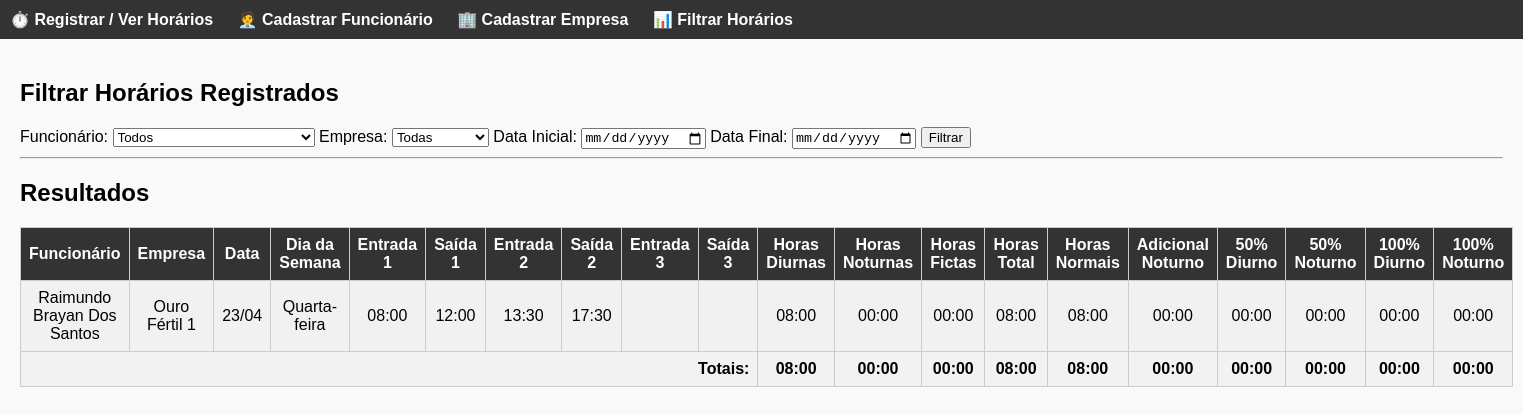
The app's page /lista-registros?funcionario_id=1 with its own data.
### models.py (models this page shows)
class Ponto(db.Model):
    id = db.Column(db.Integer, primary_key=True)
    funcionario_id = db.Column(db.Integer, db.ForeignKey('funcionario.id'), nullable=False)
    empresa_id = db.Column(db.Integer, db.ForeignKey('empresa.id'), nullable=False)
    data = db.Column(db.String(10), nullable=False)
    entrada1 = db.Column(db.String(5))
    saida1 = db.Column(db.String(5))
    entrada2 = db.Column(db.String(5))
    saida2 = db.Column(db.String(5))
    entrada3 = db.Column(db.String(5))
    saida3 = db.Column(db.String(5))
    funcionario = db.relationship('Funcionario', backref=db.backref('pontos', lazy=True))
    empresa = db.relationship('Empresa', backref=db.backref('pontos', lazy=True))

class Funcionario(db.Model):
    id = db.Column(db.Integer, primary_key=True)
    nome = db.Column(db.String(100), nullable=False)

class Empresa(db.Model):
    id = db.Column(db.Integer, primary_key=True)
    nome = db.Column(db.String(100), nullable=False)
    vale_alimentacao = db.Column(db.Float, nullable=False)

### app.py (the view, shortened to what this page needs)
@app.route("/lista-registros", methods=["GET"])
def lista_registros():
    funcionarios = Funcionario.query.order_by(Funcionario.nome.asc()).all()
    empresas = Empresa.query.order_by(Empresa.nome.asc()).all()
    query = Ponto.query
    funcionario_id = request.args.get("funcionario_id")
    empresa_id = request.args.get("empresa_id")
    data_ini = request.args.get("data_ini")
    data_fim = request.args.get("data_fim")
    if funcionario_id:
        query = query.filter_by(funcionario_id=funcionario_id)
    if empresa_id:
        query = query.filter_by(empresa_id=empresa_id)
    if data_ini:
        query = query.filter(Ponto.data >= data_ini)
    if data_fim:
        query = query.filter(Ponto.data <= data_fim)
    pontos = query.order_by(Ponto.data.asc()).all()
    INIDIA = time(5, 0)
    FIMDIA = time(22, 0)
    ININOT = time(22, 0)
    FIMNOT = time(5, 0)
    def to_time(valor):
        if isinstance(valor, str):
            return datetime.strptime(valor, "%H:%M").time()
        return valor
    for ponto in pontos:
        if isinstance(ponto.data, str):
            ponto.data_obj = datetime.strptime(ponto.data, "%Y-%m-%d")
        else:
            ponto.data_obj = ponto.data
        ponto.horas_diurnas = timedelta()
        ponto.horas_diurnas_reais = timedelta()
        ponto.horas_noturnas_reais = timedelta()
        ponto.horas_noturnas = timedelta()
        ponto.horas_adicional = timedelta()
        ponto.horas_adicional_ficta = timedelta()
        ponto.horas_fictas = timedelta()
        ponto.horas_total = timedelta()
        ponto.extra_50_diurno = timedelta()
        ponto.extra_50_noturno_reais = timedelta()
        ponto.extra_100_diurno = timedelta()
        ponto.extra_100_noturno = timedelta()
        ponto.horas_normais = timedelta(hours=8)
        if ponto.data_obj.weekday() == 5:
           ponto.horas_normais = timedelta(hours=4)
        turnos = [(ponto.entrada1, ponto.saida1), (ponto.entrada2, ponto.saida2), (ponto.entrada3, ponto.saida3)]
        minutos_marcados = []
        for entrada, saida in turnos:
            if entrada and saida:
                entrada = to_time(entrada)
                saida = to_time(saida)
                entrada_dt = datetime.combine(ponto.data_obj, entrada)
                saida_dt = datetime.combine(ponto.data_obj, saida)
                if saida < entrada:
                    saida_dt += timedelta(days=1)
                atual = entrada_dt
                while atual < saida_dt:
                    minutos_marcados.append(atual)
                    atual += timedelta(minutes=1)
        for minuto in minutos_marcados:
            hora = minuto.time()
            tipo = "diurna"
            if hora >= ININOT or hora < FIMNOT:
                tipo = "noturna"
            if ponto.horas_normais > timedelta():
                ponto.horas_normais -= timedelta(minutes=1)
                if tipo == "diurna":
                    ponto.horas_diurnas += timedelta(minutes=1)
                    ponto.horas_diurnas_reais += timedelta(minutes=1)
                else:
                    ponto.horas_noturnas_reais += timedelta(minutes=1)
                    ponto.horas_adicional += timedelta(minutes=1)
        ponto.horas_fictas = ponto.horas_noturnas_reais * 0.142857 # 03:40 * 0.14 = 00:31
        ponto.horas_adicional_ficta = ponto.horas_adicional * 0.142857 # 02:00 * 0.14 = 00:17
        ponto.horas_noturnas = ponto.horas_noturnas_reais + ponto.horas_fictas
        ponto.extra_100_noturno = ponto.extra_100_noturno * 1.142857
        ponto.horas_total = ponto.horas_diurnas_reais + ponto.horas_noturnas
        carga_horaria_diaria = timedelta()
        if ponto.data_obj.weekday() < 5 or ponto.data_obj.weekday() > 5:
            carga_horaria_diaria = timedelta(hours=8)
        else:
            timedelta(hours=4)
        jornada_total = ponto.horas_diurnas_reais + ponto.horas_noturnas_reais + ponto.horas_fictas
        extra_total = max(timedelta(), jornada_total - carga_horaria_diaria)
        horas_normais_noturnas_total = max(timedelta(), ponto.horas_noturnas - extra_total)
        ponto.adicional_noturno = horas_normais_noturnas_total
        ponto.extra_50_noturno = ponto.horas_noturnas - ponto.adicional_noturno
        if ponto.data_obj.weekday() > 5:
            ponto.extra_50_diurno = ponto.extra_50_diurno
        if jornada_total < carga_horaria_diaria:
            ponto.horas_normais = jornada_total
        else:
            ponto.horas_normais = carga_horaria_diaria
        if ponto.data_obj.weekday() == 5 and minuto.date() > ponto.data_obj.date():
            ponto.extra_50_noturno = ponto.horas_adicional * 0.142857
    total = {
            "horas_diurnas": timedelta(),
            "horas_noturnas": timedelta(),
            "horas_fictas": timedelta(),
            "horas_total": timedelta(),
            "horas_normais": timedelta(),
            "horas_adicional": timedelta(),
            "extra_50_diurno": timedelta(),
            "extra_50_noturno": timedelta(),
            "extra_100_diurno": timedelta(),
            "extra_100_noturno": timedelta(),
        }
    for ponto in pontos:
            total["horas_diurnas"] += ponto.horas_diurnas_reais
            total["horas_noturnas"] += ponto.horas_noturnas
            total["horas_fictas"] += ponto.horas_fictas
            total["horas_total"] += ponto.horas_total
            total["horas_normais"] += ponto.horas_normais
            total["horas_adicional"] += ponto.horas_adicional
            total["extra_50_diurno"] += ponto.extra_50_diurno
            total["extra_50_noturno"] += ponto.extra_50_noturno
            total["extra_100_diurno"] += ponto.extra_100_diurno
            total["extra_100_noturno"] += ponto.extra_100_noturno
    return render_template("lista_registros.html", pontos=pontos, funcionarios=funcionarios, empresas=empresas, total=total)

### app.py (called while the page is built)
@app.template_filter('horario_formatado')
def horario_formatado(value):
    if not value:
        return "00:00"
    total_minutes = int(value.total_seconds() // 60)
    horas = total_minutes // 60
    minutos = total_minutes % 60
    return f"{horas:02d}:{minutos:02d}"

@app.template_filter('formatar_dia_semana')
def formatar_dia_semana(data):
    return format_datetime(data, "EEEE", locale='pt_BR').capitalize()

### templates/lista_registros.html (shortened to what this page needs)
{% extends "base.html" %}
{% block content %}
<h2>Filtrar Horários Registrados</h2>
<form method="GET">
    <label>Funcionário:</label>
    <select name="funcionario_id">
        <option value="">Todos</option>
    </select>
    <label>Empresa:</label>
    <select name="empresa_id">
        <option value="">Todas</option>
    </select>
    <label>Data Inicial:</label>
    <input type="date" name="data_ini">
    <label>Data Final:</label>
    <input type="date" name="data_fim">
    <button type="submit">Filtrar</button>
</form>
<hr>
<h2>Resultados</h2>
<table>
    <tr>
        <th>Funcionário</th>
        <th>Empresa</th>
        <th>Data</th>
        <th>Dia da Semana</th>
        <th>Entrada 1</th><th>Saída 1</th>
        <th>Entrada 2</th><th>Saída 2</th>
        <th>Entrada 3</th><th>Saída 3</th>
        <th>Horas Diurnas</th>
        <th>Horas Noturnas</th>
        <th>Horas Fictas</th>
        <th>Horas Total</th>
        <th>Horas Normais</th>
        <th>Adicional Noturno</th>
        <th>50% Diurno</th>
        <th>50% Noturno</th>
        <th>100% Diurno</th>
        <th>100% Noturno</th>
    </tr>
    {% for p in pontos %}
    <tr>
        <td>{{ p.funcionario.nome }}</td>
        <td>{{ p.empresa.nome }}</td>
        <td>{{ p.data_obj.strftime('%d/%m') }}</td>
        <td>{{ p.data_obj | formatar_dia_semana }}</td>
        <td>{{ p.entrada1 or '' }}</td><td>{{ p.saida1 or '' }}</td>
        <td>{{ p.entrada2 or '' }}</td><td>{{ p.saida2 or '' }}</td>
        <td>{{ p.entrada3 or '' }}</td><td>{{ p.saida3 or '' }}</td>
        <td>{{ p.horas_diurnas_reais|horario_formatado }}</td>
        <td>{{ p.horas_noturnas|horario_formatado }}</td>
        <td>{{ p.horas_fictas|horario_formatado }}</td>
        <td>{{ p.horas_total|horario_formatado }}</td>
        <td>{{ p.horas_normais|horario_formatado }}</td>
        <td>{{ p.horas_adicional|horario_formatado }}</td>
        <td>{{ p.extra_50_diurno|horario_formatado }}</td>
        <td>{{ p.extra_50_noturno|horario_formatado }}</td>
        <td>{{ p.extra_100_diurno|horario_formatado }}</td>
        <td>{{ p.extra_100_noturno|horario_formatado }}</td>
    </tr>
    {% endfor %}
    <tr style="font-weight: bold; background-color: #f2f2f2;">
        <td colspan="10" style="text-align: right;">Totais:</td>
        <td>{{ total.horas_diurnas|horario_formatado }}</td>
        <td>{{ total.horas_noturnas|horario_formatado }}</td>
        <td>{{ total.horas_fictas|horario_formatado }}</td>
        <td>{{ total.horas_total|horario_formatado }}</td>
        <td>{{ total.horas_normais|horario_formatado }}</td>
        <td>{{ total.horas_adicional|horario_formatado }}</td>
        <td>{{ total.extra_50_diurno|horario_formatado }}</td>
        <td>{{ total.extra_50_noturno|horario_formatado }}</td>
        <td>{{ total.extra_100_diurno|horario_formatado }}</td>
        <td>{{ total.extra_100_noturno|horario_formatado }}</td>
    </tr>
</table>
{% endblock %}

### templates/base.html (style rules this page uses)
body { font-family: Arial, sans-serif; margin: 0; padding: 0; background: #f9f9f9; }
table { width: 100%; border-collapse: collapse; margin-top: 20px; }
th, td { border: 1px solid #ccc; padding: 8px; text-align: center; }
th { background: #333; color: #fff; }
tr:nth-child(even) { background: #f1f1f1; }

### records on screen
Ponto: funcionario.nome "Raimundo Brayan Dos Santos", empresa.nome "Ouro Fértil 1", data_obj "23/04", data_obj "Quarta-feira", entrada1 "08:00", saida1 "12:00", entrada2 "13:30", saida2 "17:30", horas_diurnas_reais|horario_formatado "08:00", horas_noturnas|horario_formatado "00:00", horas_fictas|horario_formatado "00:00", horas_total|horario_formatado "08:00", horas_normais|horario_formatado "08:00", horas_adicional|horario_formatado "00:00", extra_50_diurno|horario_formatado "00:00", extra_50_noturno|horario_formatado "00:00", extra_100_diurno|horario_formatado "00:00", extra_100_noturno|horario_formatado "00:00"

### other values on screen
{{ total.horas_diurnas|horario_formatado }} "08:00"
{{ total.horas_noturnas|horario_formatado }} "00:00"
{{ total.horas_fictas|horario_formatado }} "00:00"
{{ total.horas_total|horario_formatado }} "08:00"
{{ total.horas_normais|horario_formatado }} "08:00"
{{ total.horas_adicional|horario_formatado }} "00:00"
{{ total.extra_50_diurno|horario_formatado }} "00:00"
{{ total.extra_50_noturno|horario_formatado }} "00:00"
{{ total.extra_100_diurno|horario_formatado }} "00:00"
{{ total.extra_100_noturno|horario_formatado }} "00:00"
